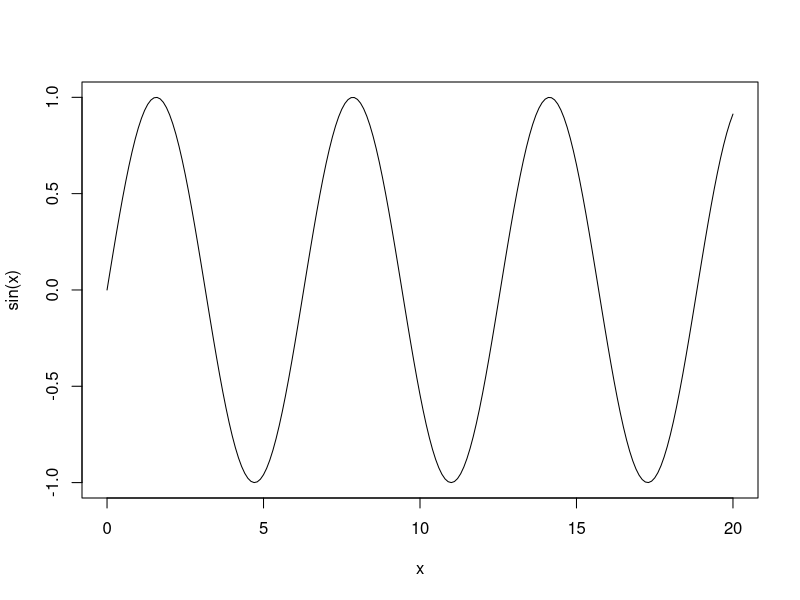
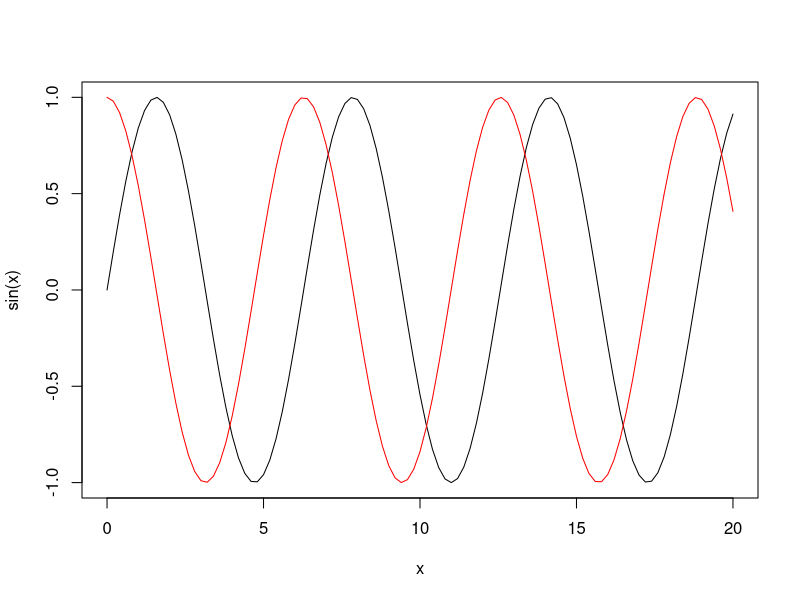
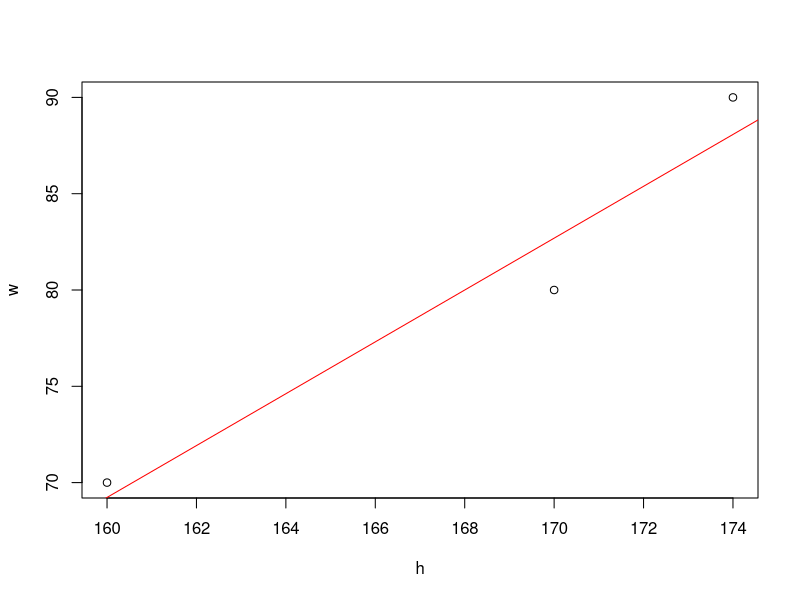
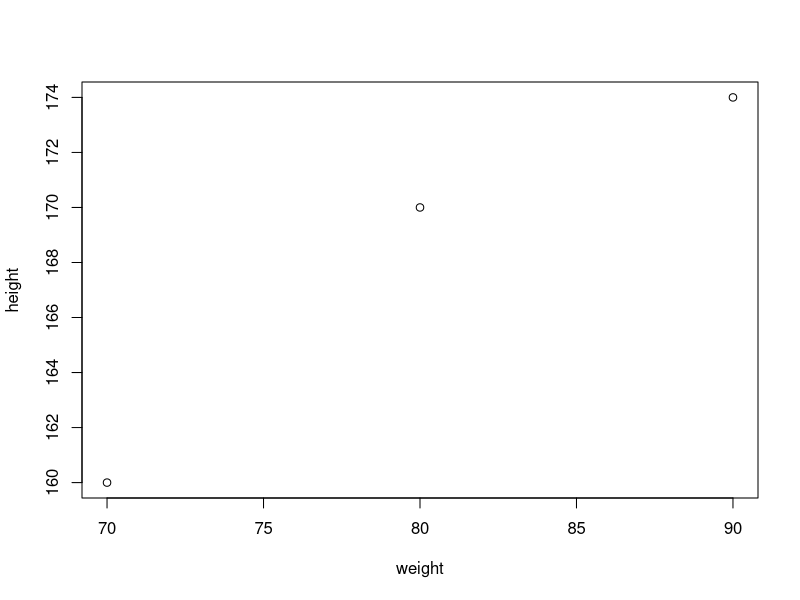

Generate these figures, in order, with R:
x <- seq(0, 20, by = 0.1)
plot(x, sin(x), type = "l")
?curve
curve(sin, from = 0, to = 20)
curve(cos, from = 0, to = 20, add = TRUE, col = "red")

## TODO brownian motion / random walk
x <- 0
## TODO 100 iterations
for(i in 1:100) {
  if(runif(1) < 0.5) {
    x <- x + 1  
  } else {
    x <- x - 1
  }
}
x


## vectorize 
runif(100) < 0.5
?ifelse
round(runif(100))
set.seed(42)
cumsum(round(runif(100)*2 - 1))

h <- c(174, 170, 160)
w <- c(90, 80, 70)
min(w)
max(w)
range(w)
diff(range(w))
mean(w)
median(w)
sum(w)
summary(w)
str(summary(w))
cor(w, h)
lm(w ~ h)

## let's see the predicted w for some 165cm
-146.154 + 165*1.346
fit <- lm(w ~ h)
str(fit)
summary(fit)
predict(fit, newdata = list(h = 165))

predict(fit, newdata = list(h = 52))

plot(h, w)
abline(fit, col = "red")

df <- data.frame(weight = w, height = h)
df
str(df)
df$weight
df$weight[1]
df[1,2]
df[2,1]

nrow(df)
ncol(df)
dim(df)


plot(df)
cor(df)
